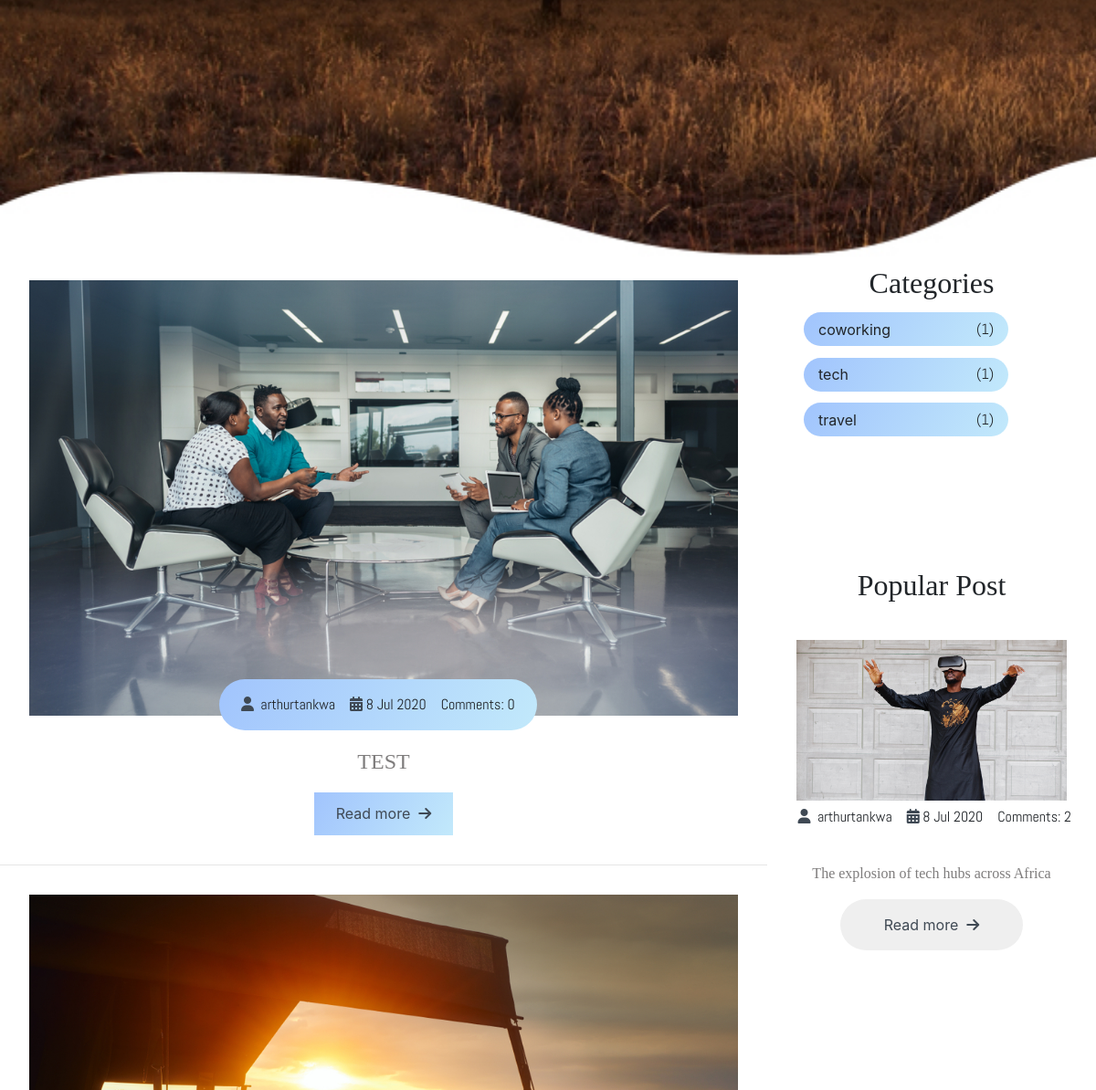
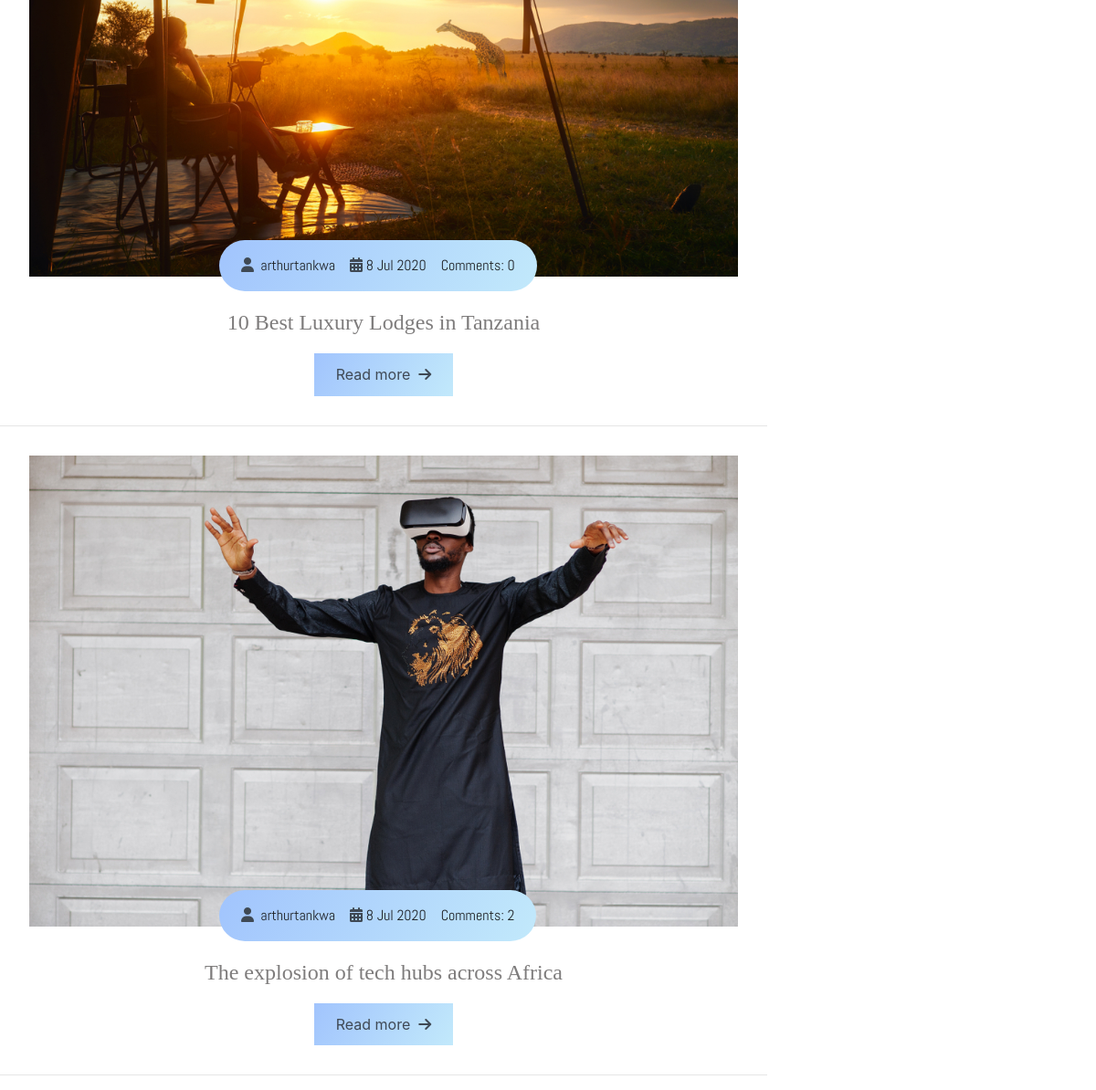
The app's page / (lower part), older data (2 pictures, top to bottom).
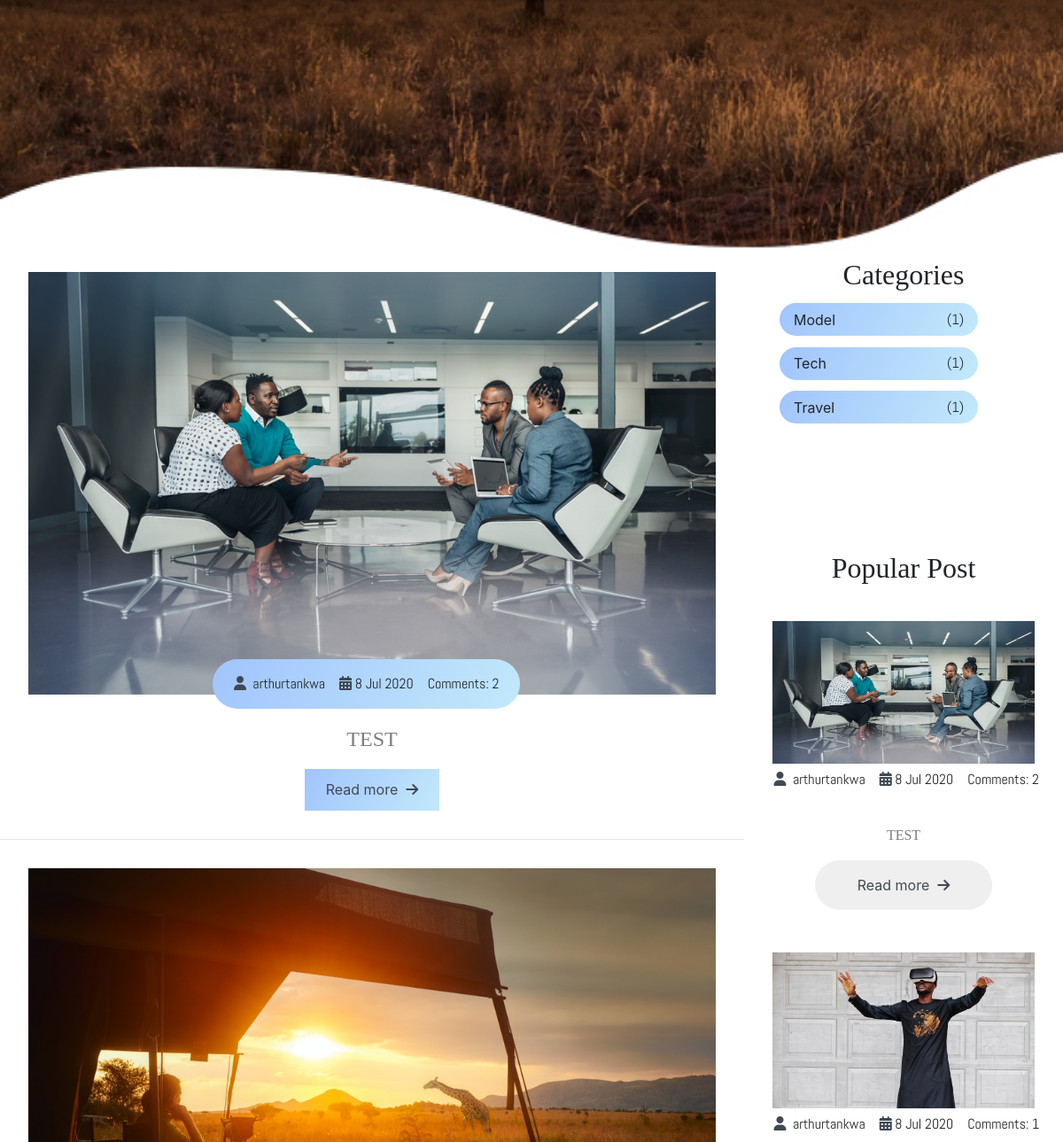
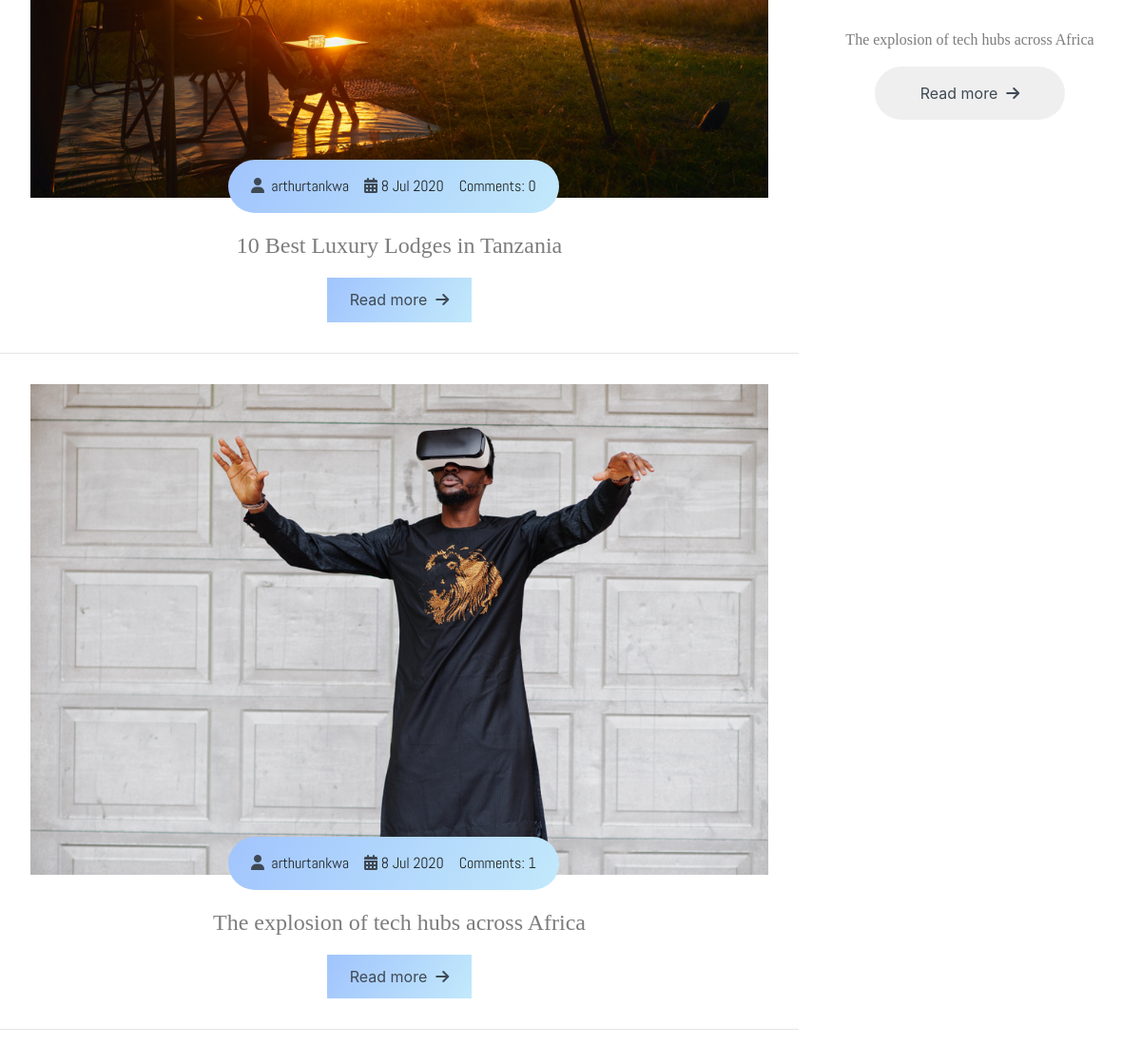
The same page, newer data (2 pictures, top to bottom).
### blog/models.py (models this page shows, shortened)
class Post(models.Model):
    author = models.ForeignKey('auth.User',on_delete=models.CASCADE)
    title = models.CharField(max_length=200)
    text = models.TextField()
    image = models.ImageField()
    category = models.CharField(max_length=200, choices = cat_choices)
    created_date = models.DateTimeField(default=timezone.now)
    published_date = models.DateTimeField(blank=True, null=True)
    def approve_comments(self):
        return self.comments.filter(approved_comment=True)

### blog/views.py (the view)
# urls.py: path('',views.PostListView.as_view(),name='post_list'),
class PostListView(ListView):
    model = Post
    template_name = "blog/post_list.html"
    def get_queryset(self):
        return Post.objects.filter(published_date__lte=timezone.now()).order_by('-published_date') [:4]
    def get_context_data(self, **kwargs):
        context = super().get_context_data(**kwargs)
        query1 = Post.objects.values('category').annotate(Count('category')).order_by()
        query2 = Post.objects.annotate(comments_count=Count('comments')).filter(comments_count__gt=0).order_by('-comments_count')[:4]
        context["categories"] = query1
        context["popular"] = query2
        return context

### blog/templates/blog/post_list.html
{% extends 'blog/base.html' %}
{% block content %}
<section>
  <div class="site-content">
    <div class="post">
        {% for post in post_list %}
        <div class="post-content" data-aos="zoom-in" data-aos-delay="200">
          <div class="post-image">
            <div>
              <img src="{{post.image.url}}" class="img"/>
            </div>
            <div class="post-info flex-row">
              <span><i class="fas fa-user text-gray"></i>&nbsp {{post.author}}</span>
              <span><i class="fas fa-calendar-alt text-gray date"></i> {{ post.published_date|date:"j M Y"}}</span>
              <span> Comments: {{ post.approve_comments.count }}</span>
            </div>
          </div>
          <div class = "post-tittle">
            <p> {{ post.title }} </p>
            <button class="btn post-btn">
              <a href="{% url 'post_detail' pk=post.pk %}">Read more &nbsp;<i class="fas fa-arrow-right"></i></a>
            </button>
          </div>
        </div>
      <hr>
      {% endfor %}
    </div>
    <aside class="sidebar">
      <div class="categorie">
        <h2>Categories</h2>
        <ul class="categorie-list">
          {% for category in categories %}
            <li class="list-items" data-aos="fade-left" data-aos-delay="100">{{category.category}}<span>({{category.category__count}})</span></li>
          {% endfor %}
        </ul>
        <div class="popular-post">
          <h2 >Popular Post</h2>
          {% for post in popular %}
            <div class="post-content" data-aos="zoom-in" data-aos-delay="200">
              <div class="post-image">
                <div>
                  <img src="{{post.image.url}}" class="img"/>
                </div>
                <div class="post-info flex-row">
                  <span><i class="fas fa-user text-gray"></i>&nbsp {{post.author}}</span>
                  <span><i class="fas fa-calendar-alt text-gray date"></i> {{ post.published_date|date:"j M Y"}}</span>
                  <span> Comments: {{ post.approve_comments.count }}</span>
                </div>
              </div>
            </div>
            <div class = "post-tittle">
              <p> {{ post.title }} </p>
              <button class="btn post-btn">
                <a href="{% url 'post_detail' pk=post.pk %}">Read more &nbsp;<i class="fas fa-arrow-right"></i></a>
              </button>
            </div>
          {% endfor %}
        </div>
      </aside>
  </div>
</section>
{% endblock %}

### blog/templates/blog/base.html (shortened to what this page needs)
<!DOCTYPE html>
{% load static %}
{% load bootstrap4 %}
<html>
  <head>
    <link rel="stylesheet" href="https://cdn.jsdelivr.net/npm/bootstrap@4.0.0/dist/css/bootstrap.min.css"
>
    <link href="https://maxcdn.bootstrapcdn.com/font-awesome/4.7.0/css/font-awesome.min.css" rel="stylesheet">
    <link rel="stylesheet" href="//cdn.jsdelivr.net/medium-editor/latest/css/medium-editor.min.css" type="text/css" media="screen" charset="utf-8">
    <link rel="stylesheet" href="{% static 'css/style1.css' %}">
    <link rel="stylesheet" href="{% static 'node_modules/@fortawesome/fontawesome-free/css/all.css' %}"/>
  </head>
  <body>
    <main align= center>
      <section class="site-tittle">
        <div class="site-background" data-aos="fade-up" data-aos-delay="100">
        </div>
      </section>
              {% block content %}
              {% endblock %}
  </body>
</html>

### blog/static/css/style1.css (style rules this page uses)
html, body { margin: 0%; box-sizing: border-box; overflow-x: hidden; }
:root { --text-gray: #3f4954; --text-light: #686666da; --bg-color: #0f0f0f; --white: #ffff; --midnight: #104f55; --sky: linear-gradient(120deg, #a1c4fd 0%, #c2e9fb 100%); --Abel: "Abel", cursive; --Anton: "Anton", cursive; --Josefin: "Josefin", cursive; --Lexend: "Lexend", cursive; --Livvic: "Livvic" cursive; }
a { text-decoration: none; color: var(--text-gray); }
.flex-row { display: flex; flex-direction: row; flex-wrap: wrap; }
.text-gray { color: var(--text-gray); }
ul { list-style-type: none; }
h2 { font-family: var(--Lexend); }
button.btn { border: none; border-radius: 2rem; padding: 1rem 3rem; font-size: 1rem; font-family: var(--Livvic); cursor: pointer; }
span { font-family: var(--Abel); }
p { font-family: var(--Lexend); color: var(--text-light); }
main { overflow: hidden; }
main .site-tittle { background: url(../assets/img/bg-image.jpg); background-size: cover; height: 110vh; display: flex; justify-content: center; }
main .site-tittle .site-background { padding: 10rem; text-align: center; color: var(--white); }
main .site-content { display: grid; grid-template-columns: 70% 30%; }
main .post-content { width: 100%; }
main .site-content .post-content > .post-image, .post-tittle { padding: 1rem 2rem; position: relative; }
main .site-content .post-content > .post-image .post-info { background: var(--sky); padding: 1rem 1rem; position: absolute; bottom: 0%; left: 20vw; border-radius: 3rem; }
main .site-content .post-content > .post-image > div { overflow: hidden; }
main .site-content .post-content > .post-image .img { width: 100%; transition: 1s ease; }
main .site-content .post-content > .post-image .post-info span { margin: 0 0.5rem; }
main .post-content .post-tittle p { font-family: var(--Anton); font-size: 1.5rem; }
.site-content .post-content .post-tittle .post-btn { border-radius: 0; padding: 0.7rem 1.5rem; background: var(--sky); }
.sidebar .categorie-list { font-family: var(--Livvic); }
.sidebar .categorie-list .list-items { background: var(--sky); padding: 0.4rem 1rem; margin: 0.8rem 0; border-radius: 3rem; width: 70%; display: flex; justify-content: space-between; }
.sidebar .popular-post .post-content { padding: 1rem 0; }
.sidebar .popular-post h2 { padding-top: 8rem; }
.sidebar .popular-post .post-info { padding: 0.4rem 0.1rem !important; bottom: 0rem !important; left: 1.5rem !important; border-radius: 0rem !important; background: var(--white) !important; }
.sidebar .popular-post .post-tittle a { font-size: 1rem; }

Row changes from the older to the newer data that the page shows:
now on one of the page's lists (row edited): Post: author "arthurtankwa", published_date "8 Jul 2020", approve_comments.count "2", title "TEST"
changed Post "TEST": approve_comments.count "0" → "2"; category "coworking" → "Model"
changed Post "10 Best Luxury Lodges in Tanzania": category "travel" → "Travel"
changed Post "The explosion of tech hubs across Africa": approve_comments.count "2" → "1"; category "tech" → "Tech"
